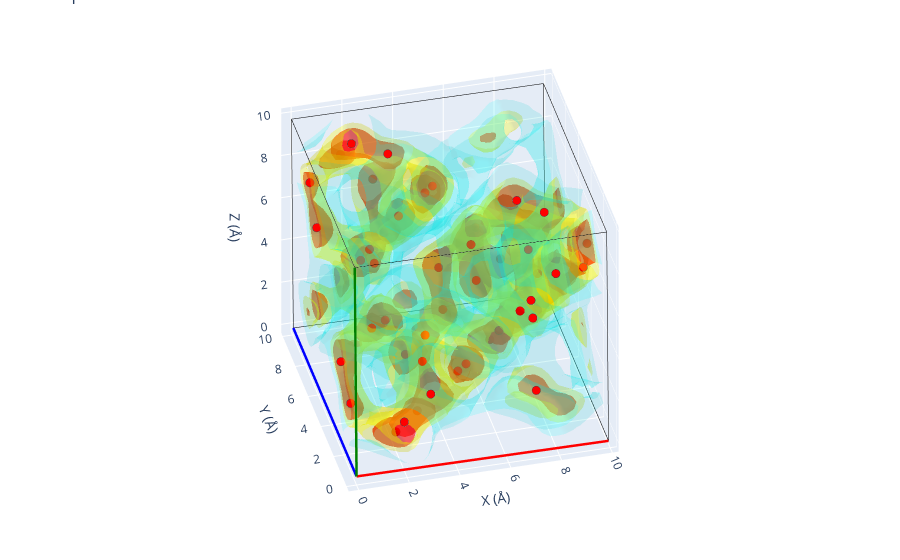

The cell this chart's notebook holds for it:
### Markdown cell above
Overlaying the sites (red) on the folded density isosurface.

### Code cell
fig = folded_vol.plot_3d(structure=sites)

# Render to a static image to keep the notebook small; use `fig.show()` for the
# interactive version.
from IPython.display import Image

Image(fig.to_image(format='png', width=700, height=600))
fig.show()

### Figure 1 — Plotly figure (JSON) as saved in the notebook; plotly's stock layout.template omitted (floating-point values rounded to 4 significant figures; data arrays with more than 128 entries replaced by an {"elided": "..."} marker saying what was removed)
{"data": [{"line": {"color": "red", "width": 5}, "mode": "lines", "showlegend": false, "type": "scatter3d", "x": [0, 9.937], "y": [0, 0.003104], "z": [0, -0.07366]}, {"line": {"color": "blue", "width": 5}, "mode": "lines", "showlegend": false, "type": "scatter3d", "x": [0, 0.005318], "y": [0, 9.919], "z": [0, -0.02126]}, {"line": {"color": "green", "width": 5}, "mode": "lines", "showlegend": false, "type": "scatter3d", "x": [0, -0.07517], "y": [0, -0.01577], "z": [0, 9.916]}, {"line": {"color": "black", "width": 1}, "mode": "lines", "showlegend": false, "type": "scatter3d", "x": [9.937, 9.942], "y": [0.003104, 9.923], "z": [-0.07366, -0.09492]}, {"line": {"color": "black", "width": 1}, "mode": "lines", "showlegend": false, "type": "scatter3d", "x": [9.937, 9.861], "y": [0.003104, -0.01266], "z": [-0.07366, 9.842]}, {"line": {"color": "black", "width": 1}, "mode": "lines", "showlegend": false, "type": "scatter3d", "x": [0.005318, 9.942], "y": [9.919, 9.923], "z": [-0.02126, -0.09492]}, {"line": {"color": "black", "width": 1}, "mode": "lines", "showlegend": false, "type": "scatter3d", "x": [0.005318, -0.06986], "y": [9.919, 9.904], "z": [-0.02126, 9.895]}, {"line": {"color": "black", "width": 1}, "mode": "lines", "showlegend": false, "type": "scatter3d", "x": [-0.07517, 9.861], "y": [-0.01577, -0.01266], "z": [9.916, 9.842]}, {"line": {"color": "black", "width": 1}, "mode": "lines", "showlegend": false, "type": "scatter3d", "x": [-0.07517, -0.06986], "y": [-0.01577, 9.904], "z": [9.916, 9.895]}, {"line": {"color": "black", "width": 1}, "mode": "lines", "showlegend": false, "type": "scatter3d", "x": [9.867, -0.06986], "y": [9.907, 9.904], "z": [9.821, 9.895]}, {"line": {"color": "black", "width": 1}, "mode": "lines", "showlegend": false, "type": "scatter3d", "x": [9.867, 9.861], "y": [9.907, -0.01266], "z": [9.821, 9.842]}, {"line": {"color": "black", "width": 1}, "mode": "lines", "showlegend": false, "type": "scatter3d", "x": [9.867, 9.942], "y": [9.907, 9.923], "z": [9.821, -0.09492]}, {"color": "red", "i": {"elided": "7396 int values"}, "j": {"elided": "7396 int values"}, "k": {"elided": "7396 int values"}, "name": "isoval=np.float64(434.5)", "opacity": 0.6, "showlegend": false, "type": "mesh3d", "x": {"elided": "4027 float values"}, "y": {"elided": "4027 float values"}, "z": {"elided": "4027 float values"}}, {"color": "yellow", "i": {"elided": "15224 int values"}, "j": {"elided": "15224 int values"}, "k": {"elided": "15224 int values"}, "name": "isoval=np.float64(173.8)", "opacity": 0.3, "showlegend": false, "type": "mesh3d", "x": {"elided": "8020 float values"}, "y": {"elided": "8020 float values"}, "z": {"elided": "8020 float values"}}, {"color": "cyan", "i": {"elided": "19034 int values"}, "j": {"elided": "19034 int values"}, "k": {"elided": "19034 int values"}, "name": "isoval=np.float64(12.166)", "opacity": 0.15, "showlegend": false, "type": "mesh3d", "x": {"elided": "10091 float values"}, "y": {"elided": "10091 float values"}, "z": {"elided": "10091 float values"}}, {"line": {"color": "red", "width": 5}, "mode": "lines", "showlegend": false, "type": "scatter3d", "x": [0, 9.937], "y": [0, 0.003104], "z": [0, -0.07366]}, {"line": {"color": "blue", "width": 5}, "mode": "lines", "showlegend": false, "type": "scatter3d", "x": [0, 0.005318], "y": [0, 9.919], "z": [0, -0.02126]}, {"line": {"color": "green", "width": 5}, "mode": "lines", "showlegend": false, "type": "scatter3d", "x": [0, -0.07517], "y": [0, -0.01577], "z": [0, 9.916]}, {"line": {"color": "black", "width": 1}, "mode": "lines", "showlegend": false, "type": "scatter3d", "x": [9.937, 9.942], "y": [0.003104, 9.923], "z": [-0.07366, -0.09492]}, {"line": {"color": "black", "width": 1}, "mode": "lines", "showlegend": false, "type": "scatter3d", "x": [9.937, 9.861], "y": [0.003104, -0.01266], "z": [-0.07366, 9.842]}, {"line": {"color": "black", "width": 1}, "mode": "lines", "showlegend": false, "type": "scatter3d", "x": [0.005318, 9.942], "y": [9.919, 9.923], "z": [-0.02126, -0.09492]}, {"line": {"color": "black", "width": 1}, "mode": "lines", "showlegend": false, "type": "scatter3d", "x": [0.005318, -0.06986], "y": [9.919, 9.904], "z": [-0.02126, 9.895]}, {"line": {"color": "black", "width": 1}, "mode": "lines", "showlegend": false, "type": "scatter3d", "x": [-0.07517, 9.861], "y": [-0.01577, -0.01266], "z": [9.916, 9.842]}, {"line": {"color": "black", "width": 1}, "mode": "lines", "showlegend": false, "type": "scatter3d", "x": [-0.07517, -0.06986], "y": [-0.01577, 9.904], "z": [9.916, 9.895]}, {"line": {"color": "black", "width": 1}, "mode": "lines", "showlegend": false, "type": "scatter3d", "x": [9.867, -0.06986], "y": [9.907, 9.904], "z": [9.821, 9.895]}, {"line": {"color": "black", "width": 1}, "mode": "lines", "showlegend": false, "type": "scatter3d", "x": [9.867, 9.861], "y": [9.907, -0.01266], "z": [9.821, 9.842]}, {"line": {"color": "black", "width": 1}, "mode": "lines", "showlegend": false, "type": "scatter3d", "x": [9.867, 9.942], "y": [9.907, 9.923], "z": [9.821, -0.09492]}, {"marker": {"color": ["rgb(255, 0, 0)"], "line": {"width": 2.5}, "size": 5}, "mode": "markers", "name": "Li", "showlegend": false, "type": "scatter3d", "x": [1.851], "y": [8.157], "z": [9.64]}, {"marker": {"color": ["rgb(255, 0, 0)"], "line": {"width": 2.5}, "size": 5}, "mode": "markers", "name": "Li", "showlegend": false, "type": "scatter3d", "x": [3.042], "y": [7.2], "z": [9.627]}, {"marker": {"color": ["rgb(255, 0, 0)"], "line": {"width": 2.5}, "size": 5}, "mode": "markers", "name": "Li", "showlegend": false, "type": "scatter3d", "x": [4.761], "y": [7.028], "z": [7.925]}, {"marker": {"color": ["rgb(255, 0, 0)"], "line": {"width": 2.5}, "size": 5}, "mode": "markers", "name": "Li", "showlegend": false, "type": "scatter3d", "x": [4.771], "y": [8.232], "z": [6.745]}, {"marker": {"color": ["rgb(255, 0, 0)"], "line": {"width": 2.5}, "size": 5}, "mode": "markers", "name": "Li", "showlegend": false, "type": "scatter3d", "x": [0.183], "y": [6.983], "z": [6.794]}, {"marker": {"color": ["rgb(255, 0, 0)"], "line": {"width": 2.5}, "size": 5}, "mode": "markers", "name": "Li", "showlegend": false, "type": "scatter3d", "x": [0.2449], "y": [8.291], "z": [7.981]}, {"marker": {"color": ["rgb(255, 0, 0)"], "line": {"width": 2.5}, "size": 5}, "mode": "markers", "name": "Li", "showlegend": false, "type": "scatter3d", "x": [1.855], "y": [9.884], "z": [7.896]}, {"marker": {"color": ["rgb(255, 0, 0)"], "line": {"width": 2.5}, "size": 5}, "mode": "markers", "name": "Li", "showlegend": false, "type": "scatter3d", "x": [3.107], "y": [9.807], "z": [6.566]}, {"marker": {"color": ["rgb(255, 0, 0)"], "line": {"width": 2.5}, "size": 5}, "mode": "markers", "name": "Li", "showlegend": false, "type": "scatter3d", "x": [1.886], "y": [6.864], "z": [5.025]}, {"marker": {"color": ["rgb(255, 0, 0)"], "line": {"width": 2.5}, "size": 5}, "mode": "markers", "name": "Li", "showlegend": false, "type": "scatter3d", "x": [2.182], "y": [5.891], "z": [5.53]}, {"marker": {"color": ["rgb(255, 0, 0)"], "line": {"width": 2.5}, "size": 5}, "mode": "markers", "name": "Li", "showlegend": false, "type": "scatter3d", "x": [1.84], "y": [5.285], "z": [6.678]}, {"marker": {"color": ["rgb(255, 0, 0)"], "line": {"width": 2.5}, "size": 5}, "mode": "markers", "name": "Li", "showlegend": false, "type": "scatter3d", "x": [3.015], "y": [5.408], "z": [7.964]}, {"marker": {"color": ["rgb(255, 0, 0)"], "line": {"width": 2.5}, "size": 5}, "mode": "markers", "name": "Li", "showlegend": false, "type": "scatter3d", "x": [3.161], "y": [8.292], "z": [5.1]}, {"marker": {"color": ["rgb(255, 0, 0)"], "line": {"width": 2.5}, "size": 5}, "mode": "markers", "name": "Li", "showlegend": false, "type": "scatter3d", "x": [0.2956], "y": [2.109], "z": [1.915]}, {"marker": {"color": ["rgb(255, 0, 0)"], "line": {"width": 2.5}, "size": 5}, "mode": "markers", "name": "Li", "showlegend": false, "type": "scatter3d", "x": [0.2152], "y": [3.323], "z": [3.043]}, {"marker": {"color": ["rgb(255, 0, 0)"], "line": {"width": 2.5}, "size": 5}, "mode": "markers", "name": "Li", "showlegend": false, "type": "scatter3d", "x": [2.828], "y": [0.9459], "z": [4.284]}, {"marker": {"color": ["rgb(255, 0, 0)"], "line": {"width": 2.5}, "size": 5}, "mode": "markers", "name": "Li", "showlegend": false, "type": "scatter3d", "x": [3.179], "y": [1.894], "z": [4.789]}, {"marker": {"color": ["rgb(255, 0, 0)"], "line": {"width": 2.5}, "size": 5}, "mode": "markers", "name": "Li", "showlegend": false, "type": "scatter3d", "x": [3.024], "y": [0.3951], "z": [3.09]}, {"marker": {"color": ["rgb(255, 0, 0)"], "line": {"width": 2.5}, "size": 5}, "mode": "markers", "name": "Li", "showlegend": false, "type": "scatter3d", "x": [1.98], "y": [0.392], "z": [1.956]}, {"marker": {"color": ["rgb(255, 0, 0)"], "line": {"width": 2.5}, "size": 5}, "mode": "markers", "name": "Li", "showlegend": false, "type": "scatter3d", "x": [1.961], "y": [3.325], "z": [4.698]}, {"marker": {"color": ["rgb(255, 0, 0)"], "line": {"width": 2.5}, "size": 5}, "mode": "markers", "name": "Li", "showlegend": false, "type": "scatter3d", "x": [4.869], "y": [2.203], "z": [2.911]}, {"marker": {"color": ["rgb(255, 0, 0)"], "line": {"width": 2.5}, "size": 5}, "mode": "markers", "name": "Li", "showlegend": false, "type": "scatter3d", "x": [4.786], "y": [3.155], "z": [1.911]}, {"marker": {"color": ["rgb(255, 0, 0)"], "line": {"width": 2.5}, "size": 5}, "mode": "markers", "name": "Li", "showlegend": false, "type": "scatter3d", "x": [2.097], "y": [2.185], "z": [0.1901]}, {"marker": {"color": ["rgb(255, 0, 0)"], "line": {"width": 2.5}, "size": 5}, "mode": "markers", "name": "Li", "showlegend": false, "type": "scatter3d", "x": [3.218], "y": [3.288], "z": [0.2132]}, {"marker": {"color": ["rgb(255, 0, 0)"], "line": {"width": 2.5}, "size": 5}, "mode": "markers", "name": "Li", "showlegend": false, "type": "scatter3d", "x": [1.865], "y": [5.044], "z": [3.113]}, {"marker": {"color": ["rgb(255, 0, 0)"], "line": {"width": 2.5}, "size": 5}, "mode": "markers", "name": "Li", "showlegend": false, "type": "scatter3d", "x": [3.162], "y": [4.915], "z": [1.737]}, {"marker": {"color": ["rgb(255, 0, 0)"], "line": {"width": 2.5}, "size": 5}, "mode": "markers", "name": "Li", "showlegend": false, "type": "scatter3d", "x": [7.092], "y": [0.03526], "z": [2.802]}, {"marker": {"color": ["rgb(255, 0, 0)"], "line": {"width": 2.5}, "size": 5}, "mode": "markers", "name": "Li", "showlegend": false, "type": "scatter3d", "x": [7.057], "y": [9.766], "z": [3.157]}, {"marker": {"color": ["rgb(255, 0, 0)"], "line": {"width": 2.5}, "size": 5}, "mode": "markers", "name": "Li", "showlegend": false, "type": "scatter3d", "x": [8.155], "y": [9.861], "z": [1.86]}, {"marker": {"color": ["rgb(255, 0, 0)"], "line": {"width": 2.5}, "size": 5}, "mode": "markers", "name": "Li", "showlegend": false, "type": "scatter3d", "x": [5.211], "y": [7.189], "z": [1.883]}, {"marker": {"color": ["rgb(255, 0, 0)"], "line": {"width": 2.5}, "size": 5}, "mode": "markers", "name": "Li", "showlegend": false, "type": "scatter3d", "x": [5.3], "y": [8.193], "z": [3.138]}, {"marker": {"color": ["rgb(255, 0, 0)"], "line": {"width": 2.5}, "size": 5}, "mode": "markers", "name": "Li", "showlegend": false, "type": "scatter3d", "x": [6.777], "y": [8.277], "z": [4.723]}, {"marker": {"color": ["rgb(255, 0, 0)"], "line": {"width": 2.5}, "size": 5}, "mode": "markers", "name": "Li", "showlegend": false, "type": "scatter3d", "x": [9.84], "y": [8.202], "z": [1.863]}, {"marker": {"color": ["rgb(255, 0, 0)"], "line": {"width": 2.5}, "size": 5}, "mode": "markers", "name": "Li", "showlegend": false, "type": "scatter3d", "x": [7.047], "y": [7.138], "z": [0.1656]}, {"marker": {"color": ["rgb(255, 0, 0)"], "line": {"width": 2.5}, "size": 5}, "mode": "markers", "name": "Li", "showlegend": false, "type": "scatter3d", "x": [8.07], "y": [8.156], "z": [0.123]}, {"marker": {"color": ["rgb(255, 0, 0)"], "line": {"width": 2.5}, "size": 5}, "mode": "markers", "name": "Li", "showlegend": false, "type": "scatter3d", "x": [6.97], "y": [5.391], "z": [1.852]}, {"marker": {"color": ["rgb(255, 0, 0)"], "line": {"width": 2.5}, "size": 5}, "mode": "markers", "name": "Li", "showlegend": false, "type": "scatter3d", "x": [5.247], "y": [2.109], "z": [6.863]}, {"marker": {"color": ["rgb(255, 0, 0)"], "line": {"width": 2.5}, "size": 5}, "mode": "markers", "name": "Li", "showlegend": false, "type": "scatter3d", "x": [5.296], "y": [3.121], "z": [7.832]}, {"marker": {"color": ["rgb(255, 0, 0)"], "line": {"width": 2.5}, "size": 5}, "mode": "markers", "name": "Li", "showlegend": false, "type": "scatter3d", "x": [7.105], "y": [3.143], "z": [9.586]}, {"marker": {"color": ["rgb(255, 0, 0)"], "line": {"width": 2.5}, "size": 5}, "mode": "markers", "name": "Li", "showlegend": false, "type": "scatter3d", "x": [7.942], "y": [2.161], "z": [9.575]}, {"marker": {"color": ["rgb(255, 0, 0)"], "line": {"width": 2.5}, "size": 5}, "mode": "markers", "name": "Li", "showlegend": false, "type": "scatter3d", "x": [7.978], "y": [0.4796], "z": [7.864]}, {"marker": {"color": ["rgb(255, 0, 0)"], "line": {"width": 2.5}, "size": 5}, "mode": "markers", "name": "Li", "showlegend": false, "type": "scatter3d", "x": [9.186], "y": [0.9826], "z": [7.592]}, {"marker": {"color": ["rgb(255, 0, 0)"], "line": {"width": 2.5}, "size": 5}, "mode": "markers", "name": "Li", "showlegend": false, "type": "scatter3d", "x": [6.978], "y": [0.4075], "z": [6.824]}, {"marker": {"color": ["rgb(255, 0, 0)"], "line": {"width": 2.5}, "size": 5}, "mode": "markers", "name": "Li", "showlegend": false, "type": "scatter3d", "x": [7.146], "y": [0.7822], "z": [5.692]}, {"marker": {"color": ["rgb(255, 0, 0)"], "line": {"width": 2.5}, "size": 5}, "mode": "markers", "name": "Li", "showlegend": false, "type": "scatter3d", "x": [6.96], "y": [2.035], "z": [5.164]}, {"marker": {"color": ["rgb(255, 0, 0)"], "line": {"width": 2.5}, "size": 5}, "mode": "markers", "name": "Li", "showlegend": false, "type": "scatter3d", "x": [9.794], "y": [2.819], "z": [7.306]}, {"marker": {"color": ["rgb(255, 0, 0)"], "line": {"width": 2.5}, "size": 5}, "mode": "markers", "name": "Li", "showlegend": false, "type": "scatter3d", "x": [7.845], "y": [4.266], "z": [6.332]}, {"marker": {"color": ["rgb(255, 0, 0)"], "line": {"width": 2.5}, "size": 5}, "mode": "markers", "name": "Li", "showlegend": false, "type": "scatter3d", "x": [8.726], "y": [6.311], "z": [3.59]}], "layout": {"legend": {"orientation": "h", "x": 0, "xanchor": "left", "y": -0.1, "yanchor": "bottom"}, "margin": {"b": 0, "l": 0, "r": 0, "t": 0}, "scene": {"aspectmode": "manual", "aspectratio": {"x": 0.9937, "y": 0.9919, "z": 0.9916}, "camera": {"eye": {"x": -0.4968, "y": -1.984, "z": 1.487}, "projection": {"type": "orthographic"}}, "xaxis": {"title": {"text": "X (Å)"}}, "yaxis": {"title": {"text": "Y (Å)"}}, "zaxis": {"title": {"text": "Z (Å)"}}}, "showlegend": true, "title": {"text": "3D plot"}}}
